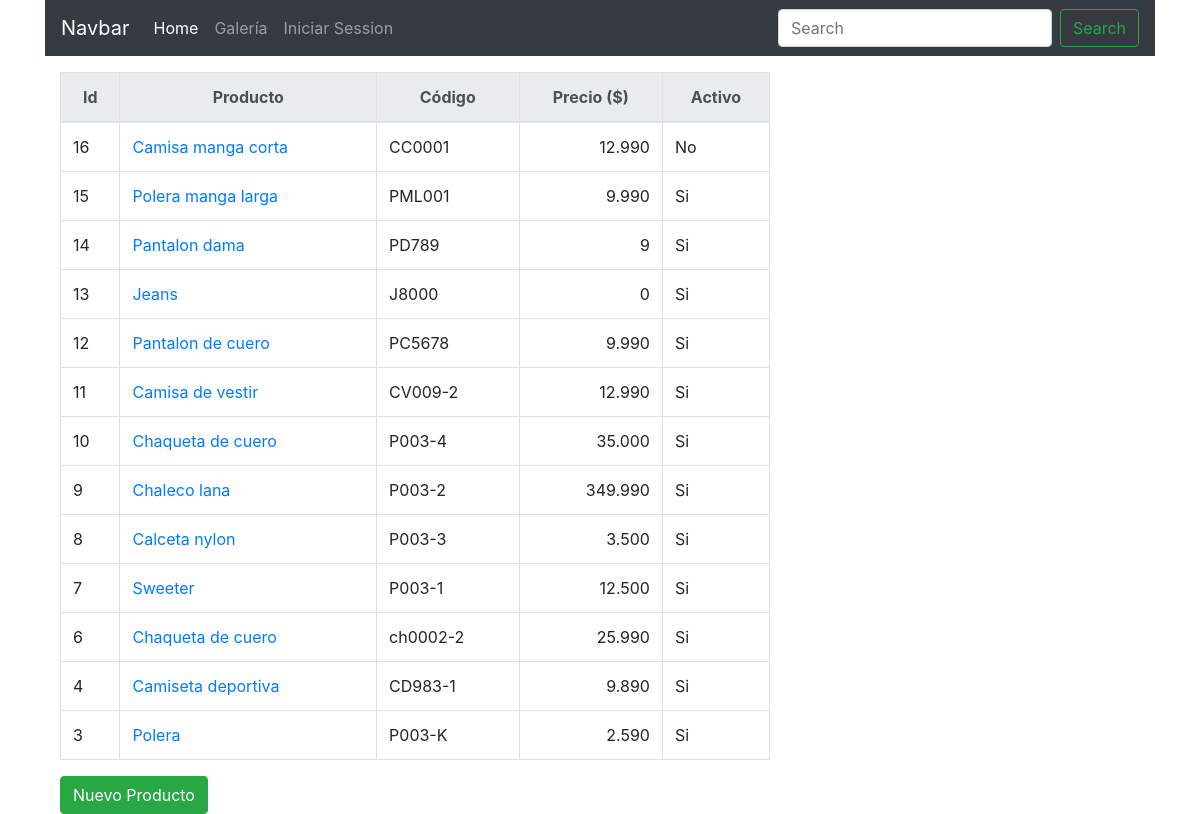
The page /productos.php on the database its author committed.
### tables this page shows
CREATE TABLE `productos` (
  `id` int(11) NOT NULL AUTO_INCREMENT,
  `nombre` varchar(50) NOT NULL,
  `codigo` varchar(50) NOT NULL,
  `precio` int(11) DEFAULT NULL,
  `activo` int(11) NOT NULL,
  `created_at` datetime DEFAULT NULL,
  `updated_at` datetime DEFAULT NULL,
  PRIMARY KEY (`id`)
);

### productos.php (the view, shortened to what this page needs)
<?php
require('conexion.php');
$productos = $con->prepare("SELECT id,nombre,codigo,precio,activo FROM productos ORDER BY id DESC");
$productos->execute();
$res = $productos->fetchAll();
?>
<!DOCTYPE html>
<html>
<head>
	<link rel="stylesheet" href="https://stackpath.bootstrapcdn.com/bootstrap/4.4.1/css/bootstrap.min.css">
</head>
<body>
	<div class="container">
		<?php include('header.php') ?>
		<div class="col-md-8 mt-3">
			<table class="table table-hover table-bordered">
				<tr>
					<thead class="thead-light text-center">
						<th>Id</th>
						<th>Producto</th>
						<th>Código</th>
						<th>Precio ($)</th>
						<th>Activo</th>
					</thead>
				</tr>
				<?php foreach($res as $r): ?>
					<tr>
						<td><?php echo $r['id']; ?></td>
						<td>
							<a href="verProducto.php?id=<?php echo $r['id'];?>"><?php echo $r['nombre']; ?></a>
						</td>
						<td><?php echo $r['codigo']; ?></td>
						<td class="text-right"><?php echo number_format($r['precio'],0,',','.'); ?></td>
						<td><?php if($r['activo'] == 1): ?> Si <?php else: ?> No <?php endif; ?></td>
					</tr>
				<?php endforeach; ?>
			</table>
			<a href="crearProducto.php" class="btn btn-success">Nuevo Producto</a>
		</div>
	</div>
</body>
</html>

### rows shown on the page
productos: id "16", nombre "Camisa manga corta", codigo "CC0001", precio "12.990", activo "No"
productos: id "15", nombre "Polera manga larga", codigo "PML001", precio "9.990", activo "Si"
productos: id "14", nombre "Pantalon dama", codigo "PD789", precio "9", activo "Si"
productos: id "13", nombre "Jeans", codigo "J8000", precio "0", activo "Si"
productos: id "12", nombre "Pantalon de cuero", codigo "PC5678", precio "9.990", activo "Si"
productos: id "11", nombre "Camisa de vestir", codigo "CV009-2", precio "12.990", activo "Si"
productos: id "10", nombre "Chaqueta de cuero", codigo "P003-4", precio "35.000", activo "Si"
productos: id "9", nombre "Chaleco lana", codigo "P003-2", precio "349.990", activo "Si"
productos: id "8", nombre "Calceta nylon", codigo "P003-3", precio "3.500", activo "Si"
productos: id "7", nombre "Sweeter", codigo "P003-1", precio "12.500", activo "Si"
productos: id "6", nombre "Chaqueta de cuero", codigo "ch0002-2", precio "25.990", activo "Si"
productos: id "4", nombre "Camiseta deportiva", codigo "CD983-1", precio "9.890", activo "Si"
productos: id "3", nombre "Polera", codigo "P003-K", precio "2.590", activo "Si"
